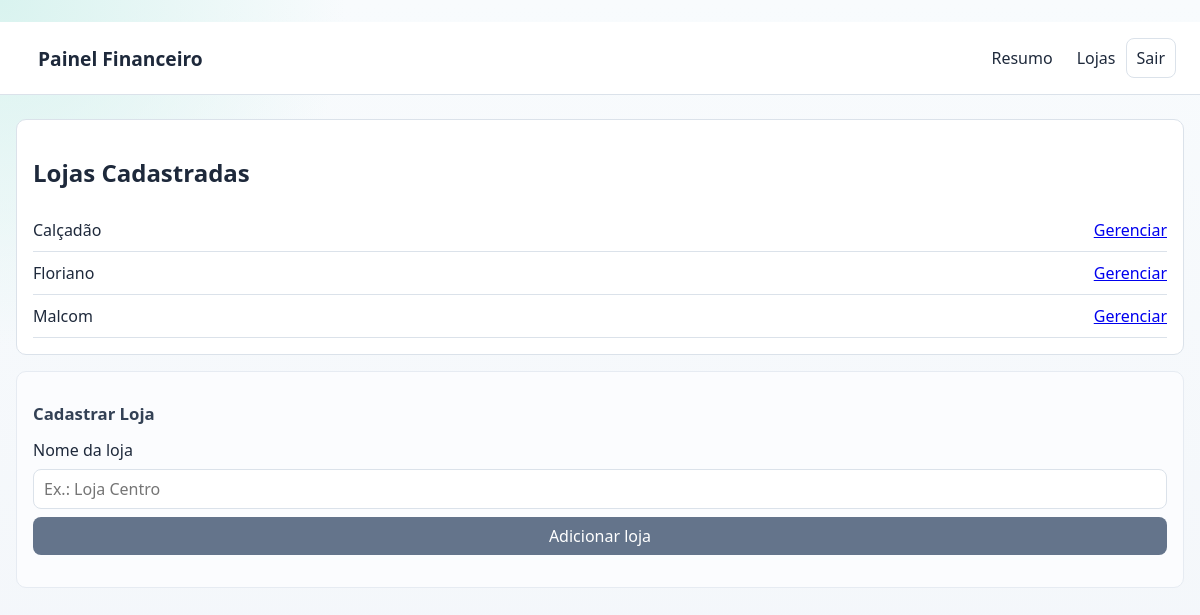
/stores (signed in), run on the app's committed database.
### app.py (models this page shows)
class Store(db.Model):
    id = db.Column(db.Integer, primary_key=True)
    name = db.Column(db.String(120), nullable=False, unique=True)
    created_at = db.Column(db.Date, nullable=False, default=date.today)
    fixed_expenses = db.relationship(
        "FixedExpense", backref="store", lazy=True, cascade="all, delete-orphan"
    )
    sales = db.relationship(
        "DailySale", backref="store", lazy=True, cascade="all, delete-orphan"
    )

### app.py (the view, shortened to what this page needs)
@app.route("/stores", methods=["GET", "POST"])
def stores():
    return render_template("stores.html", stores=Store.query.order_by(Store.name).all())

### app.py (called while the page is built)
def is_authenticated() -> bool:
    return session.get("is_authenticated", False) is True

@app.context_processor
def inject_helpers():
    return {"money": money, "is_authenticated": is_authenticated()}

@app.before_request
def require_login():
    allowed_endpoints = {"login", "static"}
    if request.endpoint in allowed_endpoints:
        return None
    if not is_authenticated():
        return redirect(url_for("login"))
    return None

@app.after_request
def disable_cache_in_debug(response):
    if app.debug:
        response.headers["Cache-Control"] = "no-cache, no-store, must-revalidate"
        response.headers["Pragma"] = "no-cache"
        response.headers["Expires"] = "0"
    return response

### templates/stores.html
﻿{% extends "base.html" %}
{% block content %}
  <section class="card">
    <h2>Lojas Cadastradas</h2>
    {% if stores %}
      <ul class="store-list">
        {% for store in stores %}
          <li>
            <span>{{ store.name }}</span>
            <a href="{{ url_for('store_detail', store_id=store.id) }}">Gerenciar</a>
          </li>
        {% endfor %}
      </ul>
    {% else %}
      <p>Ainda não há lojas cadastradas.</p>
    {% endif %}
  </section>
  <section class="card subtle-card">
    <h2>Cadastrar Loja</h2>
    <form method="post" class="grid-form">
      <label for="name">Nome da loja</label>
      <input id="name" name="name" required placeholder="Ex.: Loja Centro" />
      <button type="submit">Adicionar loja</button>
    </form>
  </section>
{% endblock %}

### static/styles.css (style rules this page uses)
:root { --bg: #f6f7fb; --card: #ffffff; --text: #1e293b; --muted: #64748b; --border: #dbe2ea; --primary: #0f766e; }
* { box-sizing: border-box; }
body { margin: 0; font-family: "Segoe UI", sans-serif; background: radial-gradient(circle at top left, #d9f3ef 0, transparent 24%), linear-gradient(180deg, #f8fbfd 0%, #f3f6fa 100%); color: var(--text); }
.card { background: var(--card); border: 1px solid var(--border); border-radius: 10px; padding: 16px; }
.subtle-card { background: #fbfcfe; border-color: #e6ebf2; }
.subtle-card h2 { font-size: 1.05rem; color: #334155; }
.subtle-card button { background: #64748b; }
.inline-form, .grid-form { display: grid; gap: 8px; margin-top: 8px; }
input, button { padding: 8px 10px; border-radius: 8px; border: 1px solid var(--border); font: inherit; }
button { background: var(--primary); color: #fff; border: none; cursor: pointer; }
.store-list { list-style: none; padding: 0; margin: 0; }
.store-list li { display: flex; justify-content: space-between; border-bottom: 1px solid var(--border); padding: 10px 0; }

### data on the page
Store: name "Calçadão"
Store: name "Floriano"
Store: name "Malcom"
